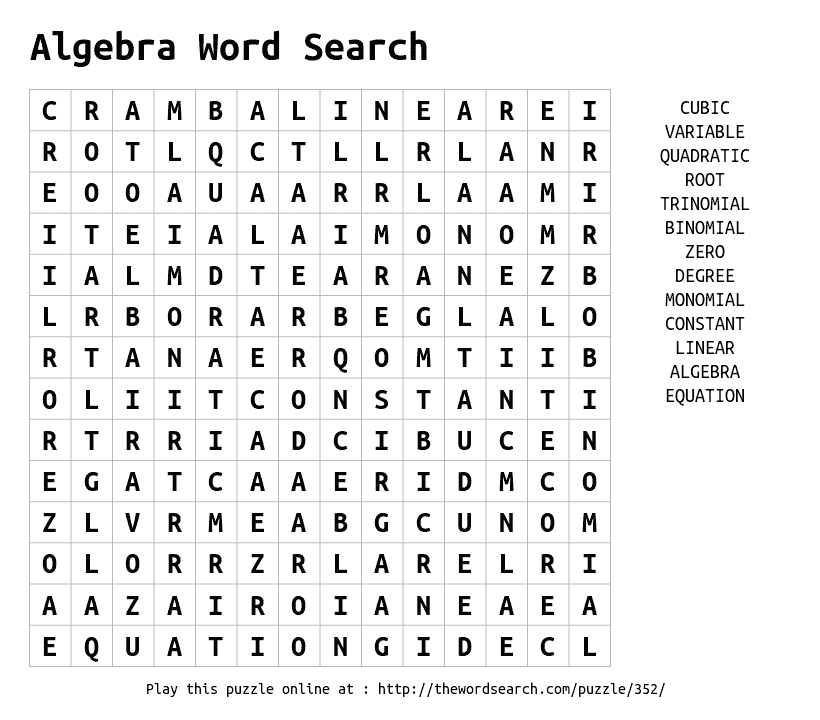
#> input picture src/cs575/hw2/Part_2/p2_search.png, 820 x 720 px
$ python p2_code.py   (older library calls are emulated)
#> lines starting #> are read from the running program, lines starting #| are printed output that depends on the picture; after the words box and inside, x2 and y2 are one past the last pixel; in counts of white or black regions, pixels touching at a corner belong together
import cv2
import numpy as np
import random

# Part 2
# Write a program that starts by cropping the grid (as was done in part1) and then separates the grid from the
# letters. Output two images: one that contains only the grid without any letters and another that contains only the
# letters without the grid (note that all letters outside the grid were already cropped and should not appear in the
# result image). Solve this and all subsequent problems using either MATLAB or OpenCV.

path = 'p2_search.png'
image = cv2.imread(path)
#> image is the input picture: shape (720, 820, 3); min 4, max 255, mean 237.3
cv2.imshow("Image", image)

gray = cv2.cvtColor(image, cv2.COLOR_BGR2GRAY)

binary = ~cv2.threshold(gray, 240, 255, cv2.THRESH_BINARY)[1]
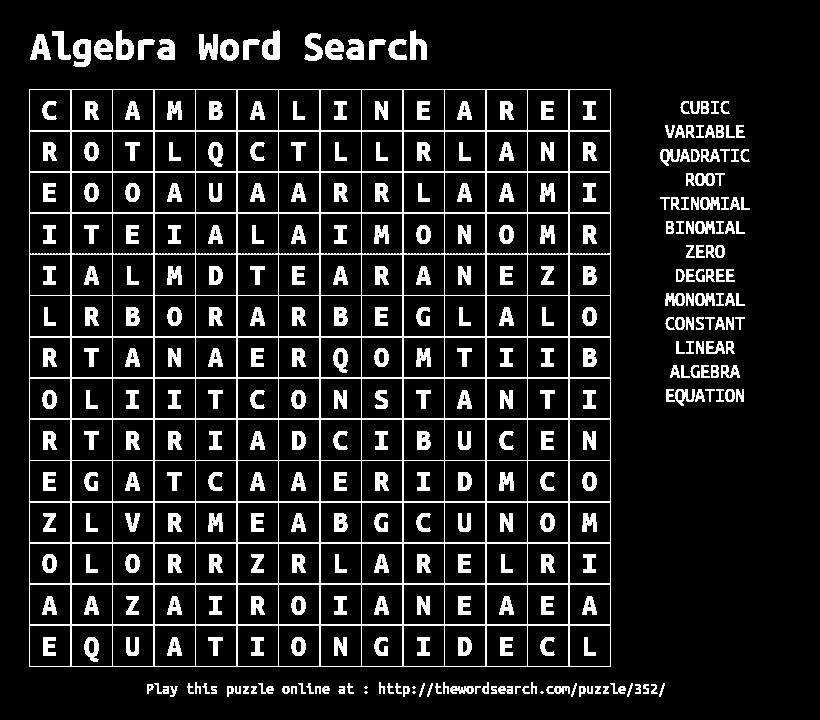
#> binary: shape (720, 820); 12.6% white; 347 white regions (5 under 20 px), largest, box (x1, y1, x2, y2) and area: (29, 89, 611, 667) 27101, (73, 39, 91, 67) 368, (262, 30, 280, 60) 362

se_v = cv2.getStructuringElement(cv2.MORPH_RECT, (1, 50))
e1 = cv2.erode(binary, se_v)
#> e1: shape (720, 820); 2% white in thin lines or dots, all inside (x1, y1, x2, y2) = (29, 114, 611, 643)
vert = cv2.dilate(e1, se_v)
#> vert: shape (720, 820); 2.2% white in thin lines or dots, all inside (x1, y1, x2, y2) = (29, 90, 611, 668)

se_h = cv2.getStructuringElement(cv2.MORPH_RECT, (50, 1))
e2 = cv2.erode(binary, se_h)
#> e2: shape (720, 820); 2.3% white in thin lines or dots, all inside (x1, y1, x2, y2) = (54, 89, 587, 667)
horz = cv2.dilate(e2, se_h)
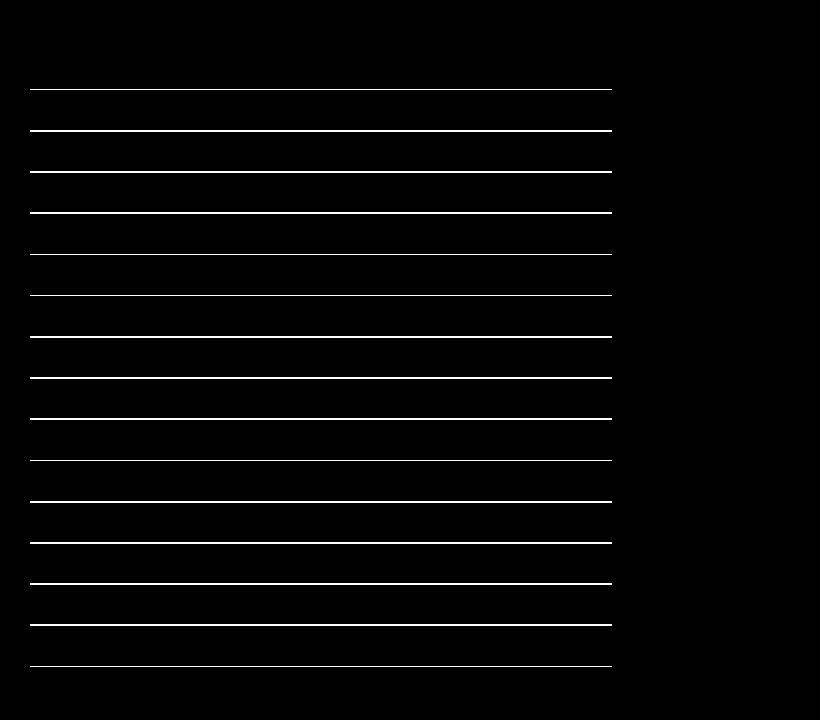
#> horz: shape (720, 820); 2.5% white in thin lines or dots, all inside (x1, y1, x2, y2) = (30, 89, 612, 667)

grid = cv2.bitwise_or(vert, horz)
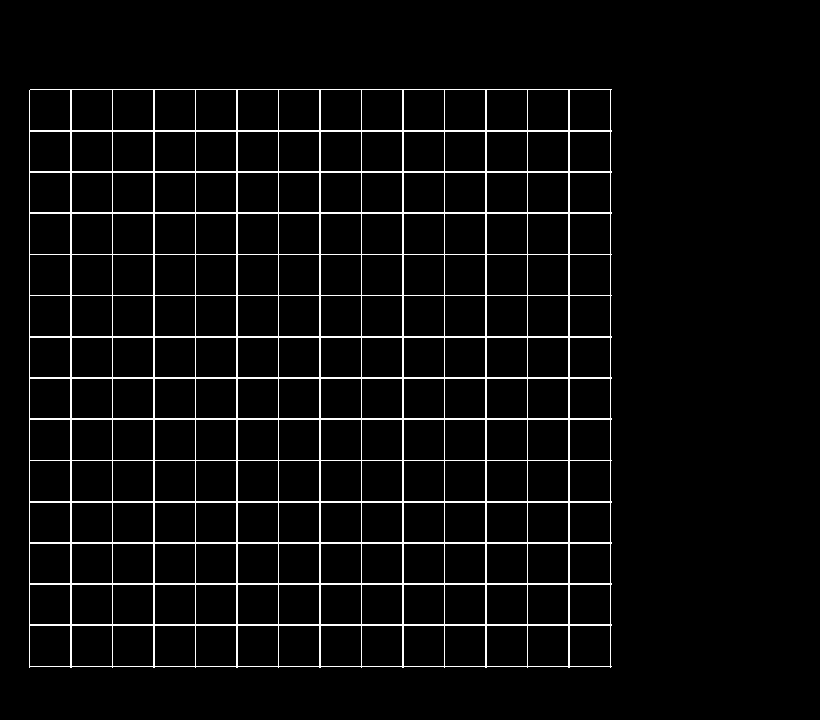
#> grid: shape (720, 820); 4.5% white in thin lines or dots, all inside (x1, y1, x2, y2) = (29, 89, 612, 668)

im2, contours, hierarchy = cv2.findContours(grid, cv2.RETR_LIST, cv2.CHAIN_APPROX_SIMPLE)
#> contours = 197 contours; largest, box (x1, y1, x2, y2) and area: (29, 89, 612, 668) 335282, (569, 625, 611, 667) 1679, (527, 625, 569, 667) 1679, (486, 625, 528, 667) 1679, (444, 625, 486, 667) 1679

area = 0
ct = None
for c in contours:
    if cv2.contourArea(c) > area:
        area = cv2.contourArea(c)
        ct = c
#> this loop made 197 passes
#> area on passes 1, 197: 1679, 335282
#> after the loop, area = 335282; ct = contour of 105 points, box (x1, y1, x2, y2) (29, 89, 612, 668), area 335282

rect = cv2.boundingRect(ct)
#> rect = (29, 89, 583, 579)

cropped = ~image[rect[1]:rect[1] + rect[3], rect[0]:rect[0] + rect[2]]
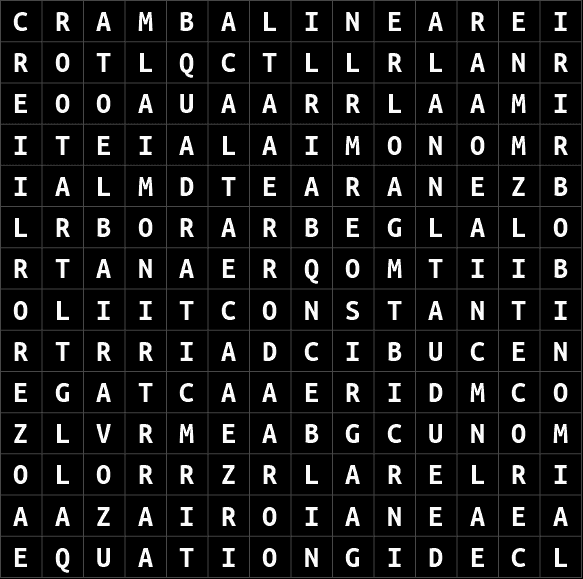
#> cropped: shape (579, 583, 3); min 0, max 251, mean 23.9
grid = ~grid[rect[1]:rect[1] + rect[3], rect[0]:rect[0] + rect[2]]
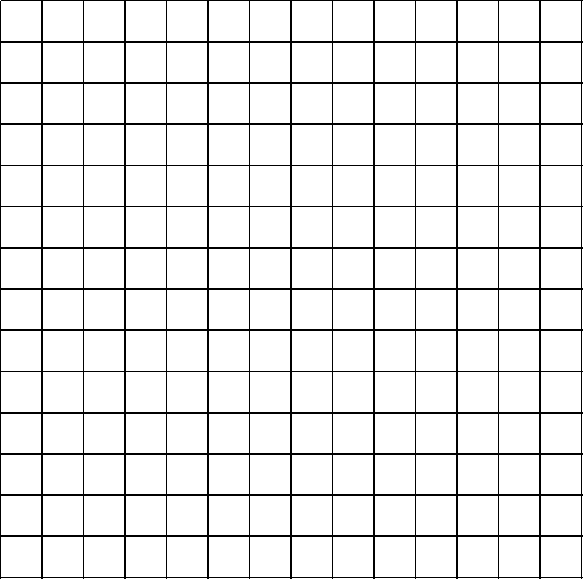
#> grid: shape (579, 583); 92.1% white; black in thin lines or dots
grid = cv2.cvtColor(grid, cv2.COLOR_GRAY2BGR)
#> grid: shape (579, 583, 3); 92.1% white; black in thin lines or dots
letters_only = ~cv2.bitwise_and(cropped, grid)
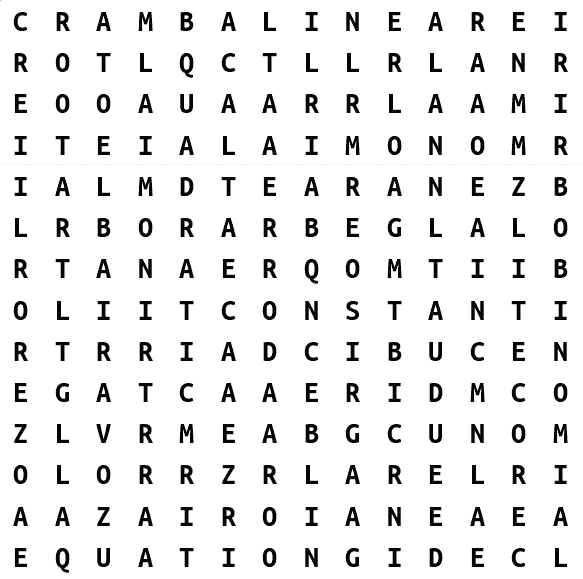
#> letters_only: shape (579, 583, 3); min 4, max 255, mean 234.6
cv2.imwrite("letters_only.png", letters_only)
cv2.imshow("Letters_only", letters_only)

grid_only = ~cv2.bitwise_and(cropped, ~grid)
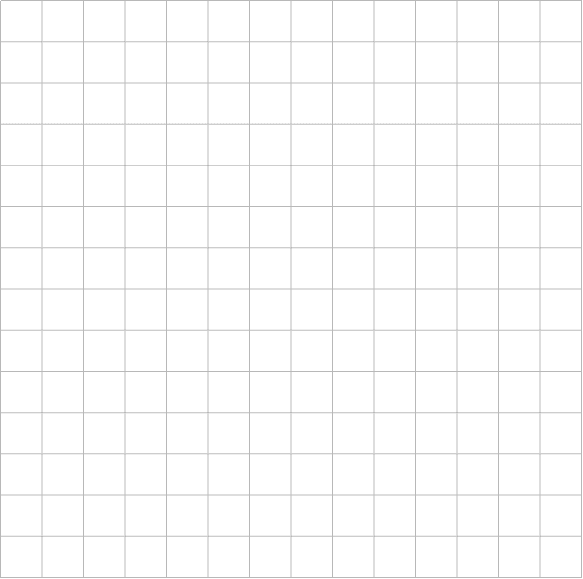
#> grid_only: shape (579, 583, 3); min 184, max 255, mean 251.5
cv2.imwrite("grid_only.png", grid_only)
cv2.imshow("Grid_only", grid_only)

cv2.waitKey(0)
cv2.destroyAllWindows()
